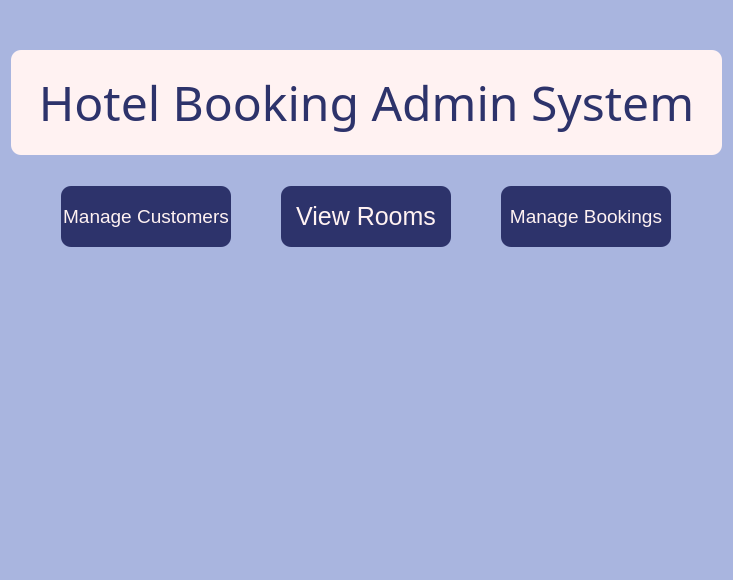
<?xml version="1.0" encoding="UTF-8"?>
<ui version="4.0">
 <class>Form</class>
 <widget class="QWidget" name="Form">
  <property name="geometry">
   <rect>
    <x>0</x>
    <y>0</y>
    <width>733</width>
    <height>580</height>
   </rect>
  </property>
  <property name="sizePolicy">
   <sizepolicy hsizetype="Ignored" vsizetype="Ignored">
    <horstretch>0</horstretch>
    <verstretch>0</verstretch>
   </sizepolicy>
  </property>
  <property name="minimumSize">
   <size>
    <width>0</width>
    <height>0</height>
   </size>
  </property>
  <property name="windowTitle">
   <string>Form</string>
  </property>
  <property name="styleSheet">
   <string notr="true">background-color: rgb(169, 181, 223);</string>
  </property>
  <layout class="QVBoxLayout" name="verticalLayout">
   <property name="topMargin">
    <number>50</number>
   </property>
   <property name="bottomMargin">
    <number>50</number>
   </property>
   <item>
    <widget class="QLabel" name="label">
     <property name="sizePolicy">
      <sizepolicy hsizetype="Ignored" vsizetype="Ignored">
       <horstretch>0</horstretch>
       <verstretch>0</verstretch>
      </sizepolicy>
     </property>
     <property name="minimumSize">
      <size>
       <width>675</width>
       <height>0</height>
      </size>
     </property>
     <property name="maximumSize">
      <size>
       <width>900</width>
       <height>105</height>
      </size>
     </property>
     <property name="font">
      <font>
       <family>Sitka Heading</family>
       <pointsize>36</pointsize>
       <bold>false</bold>
      </font>
     </property>
     <property name="layoutDirection">
      <enum>Qt::LeftToRight</enum>
     </property>
     <property name="styleSheet">
      <string notr="true">color: rgb(45, 51, 107);
background-color: rgb(255, 242, 242);
border-radius: 10px;
</string>
     </property>
     <property name="text">
      <string>Hotel Booking Admin System</string>
     </property>
     <property name="alignment">
      <set>Qt::AlignCenter</set>
     </property>
    </widget>
   </item>
   <item>
    <layout class="QGridLayout" name="gridLayout">
     <property name="sizeConstraint">
      <enum>QLayout::SetNoConstraint</enum>
     </property>
     <property name="leftMargin">
      <number>50</number>
     </property>
     <property name="topMargin">
      <number>25</number>
     </property>
     <property name="rightMargin">
      <number>51</number>
     </property>
     <property name="bottomMargin">
      <number>50</number>
     </property>
     <property name="spacing">
      <number>50</number>
     </property>
     <item row="0" column="1">
      <widget class="QPushButton" name="manage_rooms_btn">
       <property name="minimumSize">
        <size>
         <width>161</width>
         <height>61</height>
        </size>
       </property>
       <property name="styleSheet">
        <string notr="true">QPushButton{
	font-size: 25px;
	background-color: rgb(45, 51, 107);
	color: rgb(255, 242, 242);
	border-radius: 10px;
}

QPushButton:pressed{
	background-color: #FFF2F2;
	color: #2D336B;
	border: 1 px solid #aaa;
}</string>
       </property>
       <property name="text">
        <string>View Rooms</string>
       </property>
      </widget>
     </item>
     <item row="0" column="2">
      <widget class="QPushButton" name="manage_bookings_btn">
       <property name="minimumSize">
        <size>
         <width>161</width>
         <height>61</height>
        </size>
       </property>
       <property name="styleSheet">
        <string notr="true">QPushButton{
	font-size: 19px;
	background-color: rgb(45, 51, 107);
	color: rgb(255, 242, 242);
	border-radius: 10px;
}

QPushButton:pressed{
	background-color: #FFF2F2;
	color: #2D336B;
	border: 1 px solid #aaa;
}</string>
       </property>
       <property name="text">
        <string>Manage Bookings</string>
       </property>
      </widget>
     </item>
     <item row="1" column="1">
      <widget class="QLabel" name="label_3">
       <property name="sizePolicy">
        <sizepolicy hsizetype="Ignored" vsizetype="Ignored">
         <horstretch>0</horstretch>
         <verstretch>0</verstretch>
        </sizepolicy>
       </property>
       <property name="text">
        <string/>
       </property>
       <property name="pixmap">
        <pixmap>icon/rooms.jpg</pixmap>
       </property>
       <property name="scaledContents">
        <bool>true</bool>
       </property>
      </widget>
     </item>
     <item row="1" column="0">
      <widget class="QLabel" name="label_2">
       <property name="sizePolicy">
        <sizepolicy hsizetype="Ignored" vsizetype="Ignored">
         <horstretch>0</horstretch>
         <verstretch>0</verstretch>
        </sizepolicy>
       </property>
       <property name="text">
        <string/>
       </property>
       <property name="pixmap">
        <pixmap>icon/users4.png</pixmap>
       </property>
       <property name="scaledContents">
        <bool>true</bool>
       </property>
      </widget>
     </item>
     <item row="1" column="2">
      <widget class="QLabel" name="label_4">
       <property name="sizePolicy">
        <sizepolicy hsizetype="Ignored" vsizetype="Ignored">
         <horstretch>0</horstretch>
         <verstretch>0</verstretch>
        </sizepolicy>
       </property>
       <property name="text">
        <string/>
       </property>
       <property name="pixmap">
        <pixmap>icon/booking-bookings.jpg</pixmap>
       </property>
       <property name="scaledContents">
        <bool>true</bool>
       </property>
      </widget>
     </item>
     <item row="0" column="0">
      <widget class="QPushButton" name="manage_customers_btn">
       <property name="minimumSize">
        <size>
         <width>161</width>
         <height>61</height>
        </size>
       </property>
       <property name="styleSheet">
        <string notr="true">QPushButton{
	font-size: 19px;
	background-color: rgb(45, 51, 107);
	color: rgb(255, 242, 242);
	border-radius: 10px;
}

QPushButton:pressed{
	background-color: #FFF2F2;
	color: #2D336B;
	border: 1 px solid #aaa;
}</string>
       </property>
       <property name="text">
        <string>Manage Customers</string>
       </property>
      </widget>
     </item>
    </layout>
   </item>
  </layout>
 </widget>
 <resources/>
 <connections/>
</ui>
